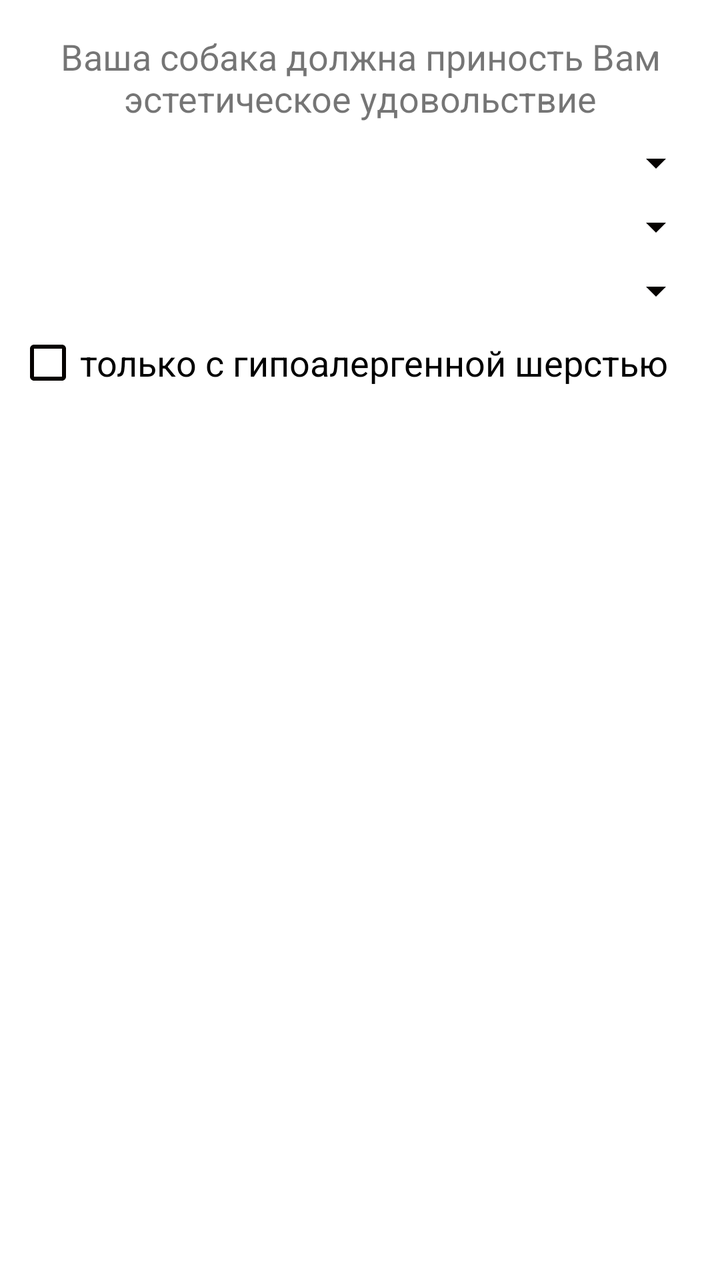
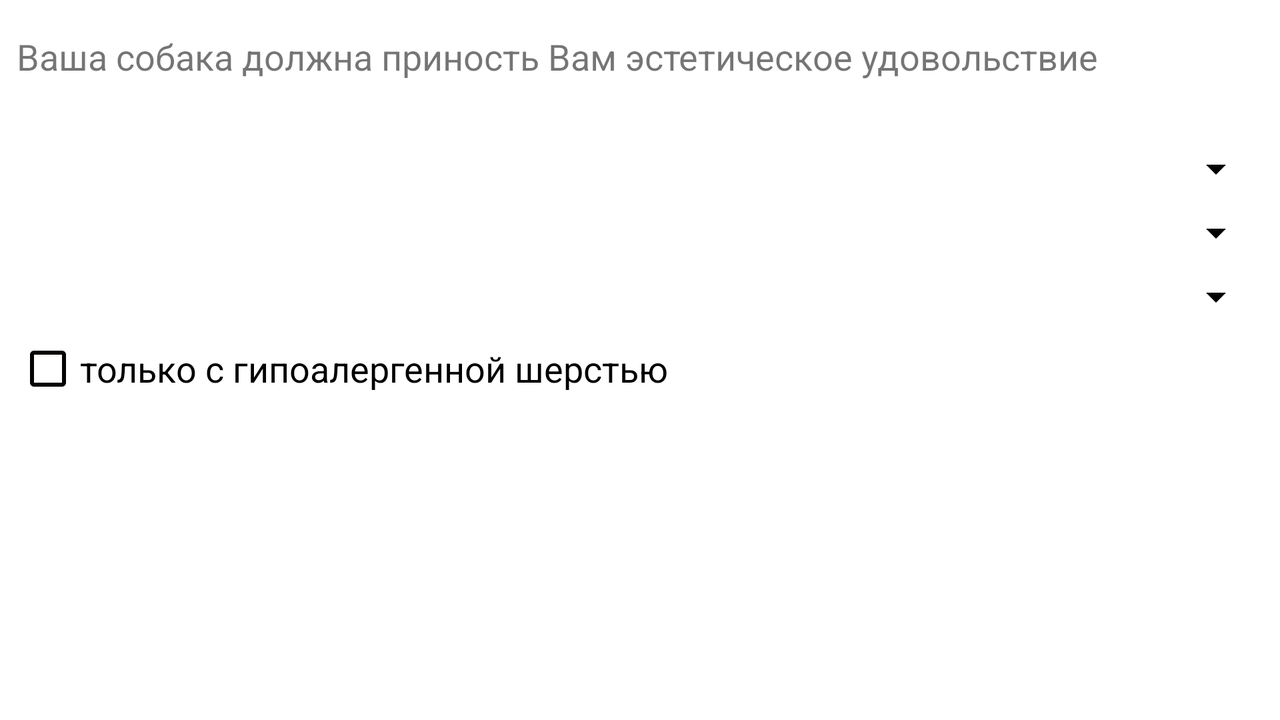

One screen, two layout resources from the same app: the default and the repository's alternative for another configuration. Each is rendered where Android would select it; the XML of both is given below.
<!-- AndroidManifest.xml: application theme PuppysMainTheme -->
<!-- res/layout/fragment_morpho.xml -->
<?xml version="1.0" encoding="utf-8"?>
<android.support.constraint.ConstraintLayout
    xmlns:android="http://schemas.android.com/apk/res/android"
    xmlns:app="http://schemas.android.com/apk/res-auto"
    xmlns:tools="http://schemas.android.com/tools"
    android:layout_width="match_parent"
    android:layout_height="match_parent"
    tools:context="dev.eyesless.needmypuppy.MainActivity">

    <TextView
        android:id="@+id/textView_top"
        android:layout_width="0dp"
        app:layout_constraintWidth_default="wrap"
        android:layout_height="0dp"
        android:text="@string/intro_about_morpho"
        android:textSize="@dimen/text_size"
        android:gravity="center"
        android:layout_marginLeft="8dp"
        app:layout_constraintLeft_toLeftOf="parent"
        app:layout_constraintRight_toRightOf="parent"
        android:layout_marginRight="8dp"
        app:layout_constraintTop_toTopOf="parent"
        android:layout_marginStart="8dp"
        android:layout_marginEnd="8dp"
        android:layout_marginTop="16dp"
        android:layout_marginBottom="0dp" />

    <Spinner
        android:id="@+id/spinner_hair"
        android:layout_width="0dp"
        app:layout_constraintWidth_default="spread"
        android:layout_height="wrap_content"
        android:textSize="@dimen/text_size"
        android:layout_marginStart="8dp"
        android:layout_marginEnd="8dp"
        app:layout_constraintVertical_chainStyle="spread_inside"
        android:layout_marginTop="8dp"
        app:layout_constraintTop_toBottomOf="@+id/textView_top"
        android:layout_marginLeft="8dp"
        app:layout_constraintLeft_toLeftOf="parent"
        android:layout_marginRight="8dp"
        app:layout_constraintRight_toRightOf="parent" />

    <Spinner
        android:id="@+id/spinner_blackorwhite"
        android:layout_width="0dp"
        app:layout_constraintWidth_default="spread"
        android:layout_height="wrap_content"
        android:textSize="@dimen/text_size"
        android:layout_marginStart="8dp"
        android:layout_marginEnd="8dp"
        app:layout_constraintVertical_chainStyle="spread_inside"
        android:layout_marginTop="8dp"
        app:layout_constraintTop_toBottomOf="@+id/spinner_hair"
        android:layout_marginLeft="8dp"
        app:layout_constraintLeft_toLeftOf="parent"
        android:layout_marginRight="8dp"
        app:layout_constraintRight_toRightOf="parent" />

    <Spinner
        android:id="@+id/spinner_size"
        android:layout_width="0dp"
        app:layout_constraintWidth_default="spread"
        android:layout_height="wrap_content"
        android:textSize="@dimen/text_size"
        android:layout_marginStart="8dp"
        android:layout_marginEnd="8dp"
        app:layout_constraintVertical_chainStyle="spread_inside"
        android:layout_marginTop="8dp"
        app:layout_constraintTop_toBottomOf="@+id/spinner_blackorwhite"
        android:layout_marginLeft="8dp"
        app:layout_constraintLeft_toLeftOf="parent"
        android:layout_marginRight="8dp"
        app:layout_constraintRight_toRightOf="parent" />

    <CheckBox
        android:id="@+id/checkBox_noalergy"
        android:layout_width="0dp"
        app:layout_constraintWidth_default="wrap"
        android:text="@string/flag_noalergy"
        android:layout_height="wrap_content"
        android:textSize="@dimen/text_size"
        android:layout_marginTop="8dp"
        app:layout_constraintTop_toBottomOf="@+id/spinner_size"
        android:layout_marginLeft="8dp"
        app:layout_constraintLeft_toLeftOf="parent" />



    <ImageButton
        android:id="@+id/button_complete"
        android:layout_width="wrap_content"
        android:layout_height="wrap_content"
        android:text="@string/btn_complete"
        android:layout_marginRight="8dp"
        app:layout_constraintRight_toRightOf="parent"
        app:layout_constraintBottom_toBottomOf="parent"
        android:layout_marginBottom="8dp"
        app:srcCompat="@drawable/forward"
        />

</android.support.constraint.ConstraintLayout>
<!-- resources referenced by this layout -->
<resources>
  <!-- from res/values-v21/ -->
  <dimen name="text_size">18dp</dimen>
  <!-- from res/values-v21/ -->
  <string name="btn_complete">Готово!</string>
  <!-- from res/values-v21/ -->
  <string name="flag_noalergy">только с гипоалергенной шерстью</string>
  <!-- from res/values-v21/ -->
  <string name="intro_about_morpho">Ваша собака должна приность Вам эстетическое удовольствие</string>
  <!-- from res/values-v21/ -->
  <style name="PuppysMainTheme" parent="Theme.AppCompat.Light.DarkActionBar">
          
          <item name="colorPrimary">@color/colorPrimary</item>
          <item name="colorPrimaryDark">@color/colorPrimaryDark</item>
          <item name="colorAccent">@color/colorAccent</item>
          <item name="android:textColorSecondary">@color/colorText</item>
          <item name="colorButtonNormal">@color/backGround</item>
          <item name="colorControlHighlight">@color/colorAccent</item>
          <item name="android:colorBackground">@color/backGround</item>
          <item name="android:windowBackground">@color/backGround</item>
      </style>
  <!-- from res/values-v21/ -->
  <color name="colorPrimary">#bf360c</color>
  <!-- from res/values-v21/ -->
  <color name="colorPrimaryDark">#bf360c</color>
  <!-- from res/values-v21/ -->
  <color name="colorAccent">#ffab91</color>
  <!-- from res/values-v21/ -->
  <color name="colorText">#050200</color>
  <!-- from res/values-v21/ -->
  <color name="backGround">#ffffff</color>
</resources>
<!-- res/layout-land/fragment_morpho.xml (the repository's variant of the layout above) -->
<!-- drawn on the phone turned sideways -->
<?xml version="1.0" encoding="utf-8"?>
<android.support.constraint.ConstraintLayout
    xmlns:android="http://schemas.android.com/apk/res/android"
    xmlns:app="http://schemas.android.com/apk/res-auto"
    xmlns:tools="http://schemas.android.com/tools"
    android:layout_width="match_parent"
    android:layout_height="match_parent"
    tools:context="dev.eyesless.needmypuppy.MainActivity">

    <TextView
        android:id="@+id/textView_top"
        android:layout_width="0dp"
        app:layout_constraintWidth_default="wrap"
        android:layout_height="0dp"
        android:text="@string/intro_about_morpho"
        android:textSize="@dimen/text_size"
        android:gravity="center"
        android:layout_marginLeft="8dp"
        app:layout_constraintLeft_toLeftOf="parent"
        app:layout_constraintTop_toTopOf="parent"
        android:layout_marginTop="16dp" />

    <Spinner
        android:id="@+id/spinner_hair"
        android:layout_width="0dp"
        app:layout_constraintWidth_default="spread"
        android:layout_height="wrap_content"
        android:textSize="@dimen/text_size"
        app:layout_constraintVertical_chainStyle="spread_inside"
        android:layout_marginLeft="8dp"
        app:layout_constraintLeft_toLeftOf="parent"
        android:layout_marginRight="8dp"
        app:layout_constraintRight_toRightOf="parent"
        android:layout_marginTop="32dp"
        app:layout_constraintTop_toBottomOf="@+id/textView_top"
        app:layout_constraintHorizontal_bias="0.0" />

    <Spinner
        android:id="@+id/spinner_blackorwhite"
        android:layout_width="0dp"
        app:layout_constraintWidth_default="spread"
        android:layout_height="wrap_content"
        android:textSize="@dimen/text_size"
        app:layout_constraintVertical_chainStyle="spread_inside"
        android:layout_marginTop="8dp"
        app:layout_constraintTop_toBottomOf="@+id/spinner_hair"
        android:layout_marginLeft="8dp"
        app:layout_constraintLeft_toLeftOf="parent"
        android:layout_marginRight="8dp"
        app:layout_constraintRight_toRightOf="parent" />

    <Spinner
        android:id="@+id/spinner_size"
        android:layout_width="0dp"
        app:layout_constraintWidth_default="spread"
        android:layout_height="wrap_content"
        android:textSize="@dimen/text_size"
        app:layout_constraintVertical_chainStyle="spread_inside"
        android:layout_marginTop="8dp"
        app:layout_constraintTop_toBottomOf="@+id/spinner_blackorwhite"
        android:layout_marginLeft="8dp"
        app:layout_constraintLeft_toLeftOf="parent"
        android:layout_marginRight="8dp"
        app:layout_constraintRight_toRightOf="parent" />

    <CheckBox
        android:id="@+id/checkBox_noalergy"
        android:layout_width="0dp"
        app:layout_constraintWidth_default="wrap"
        android:text="@string/flag_noalergy"
        android:layout_height="wrap_content"
        android:textSize="@dimen/text_size"
        android:layout_marginTop="8dp"
        app:layout_constraintTop_toBottomOf="@+id/spinner_size"
        android:layout_marginLeft="8dp"
        app:layout_constraintLeft_toLeftOf="parent" />



    <ImageButton
        android:id="@+id/button_complete"
        android:layout_width="wrap_content"
        android:layout_height="wrap_content"
        android:text="@string/btn_complete"
        android:layout_marginRight="8dp"
        app:layout_constraintRight_toRightOf="parent"
        app:layout_constraintBottom_toBottomOf="parent"
        android:layout_marginBottom="8dp"
        app:srcCompat="@drawable/forward"
        />

</android.support.constraint.ConstraintLayout>
